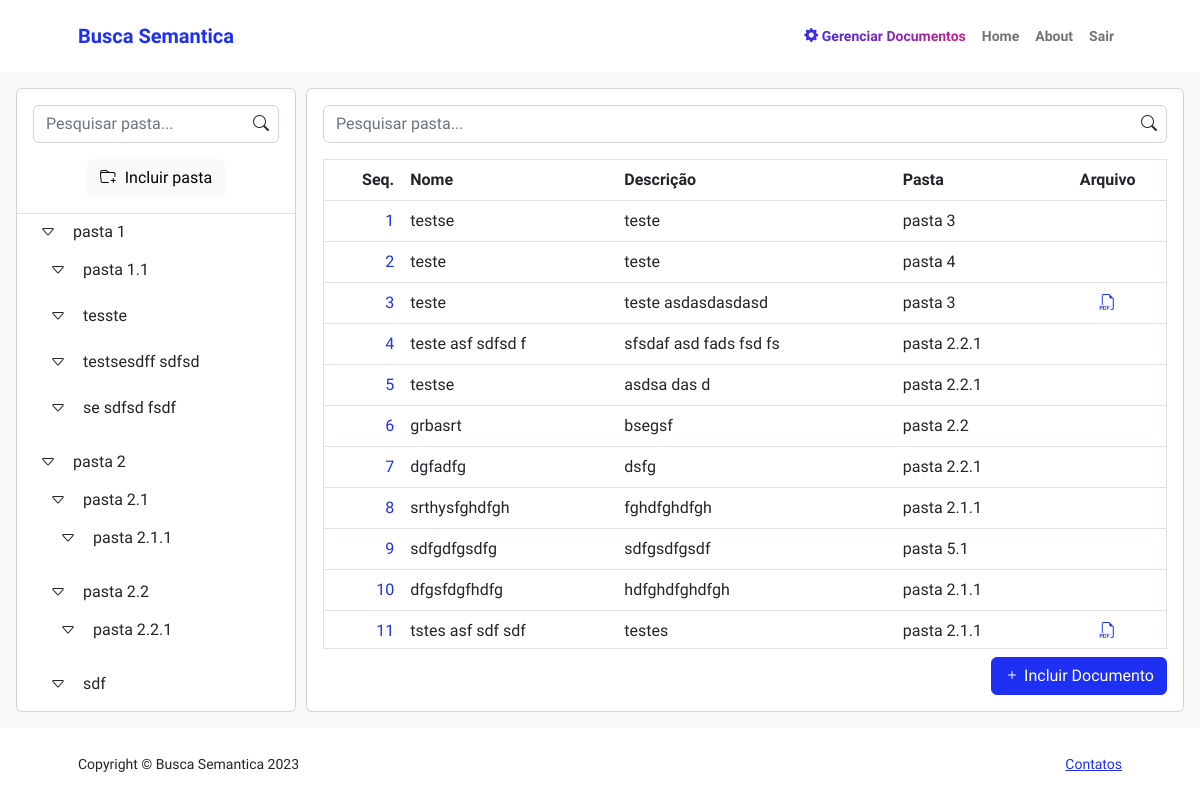
Page /documents/ (signed in) on the committed database.
### documents/models.py (models this page shows, shortened)
class Folder(models.Model):
    id = models.AutoField(verbose_name="Sequência", primary_key=True, auto_created=True)
    name = models.CharField(verbose_name='Nome', max_length=50)
    id_parent_dir = models.ForeignKey('self', on_delete=models.PROTECT, null=True, blank=True)
    def __str__(self):
        return self.name
    def create_folder_tree():
        def get_child(parent):
            children = Folder.objects.all().filter(id_parent_dir=parent['id'])
            for child in children:
                if ('children' not in parent):
                    parent['children'] = []
                parent['children'].append(get_child({'id': child.id, 'name': child.name}))
            return parent
        directories = Folder.objects.all().filter(id_parent_dir=None)
        dirTree = []
        for dir in directories:
            dirTree.append(get_child({'id': dir.id, 'name': dir.name}))
        return dirTree

class File(models.Model):
    id = models.AutoField(verbose_name="Seq.", primary_key=True, auto_created=True)
    name = models.CharField(verbose_name='Nome', max_length=255)
    file = models.FileField(verbose_name='Arquivo')
    description = models.TextField(verbose_name='Descrição', max_length=255)
    id_folder = models.ForeignKey(Folder, on_delete=models.PROTECT, verbose_name='Pasta')
    dt_created = models.DateTimeField(verbose_name='Data de criação', auto_now_add=True, null=True)
    dt_updated = models.DateTimeField(verbose_name='Data de atualização', auto_now=True, null=True)
    user_created = models.ForeignKey(User, on_delete= models.CASCADE, verbose_name='Criado por: ', related_name='usuario_criacao', null=True)
    user_updated = models.ForeignKey(User, on_delete= models.CASCADE, verbose_name='Atualizado por: ', related_name='usuario_atualizacao', null=True)
    def getColumnsToGrid():
        fields = ['id','name', 'description', 'id_folder', 'file']
        newList = [ {'attname': column, 'verbose_name': str(getattr(File,column).field._verbose_name)} for column in fields if hasattr(File, column)]
        return newList

### documents/views.py (the view)
# urls.py: path('', views.document_list, name='list'),
@login_required(redirect_field_name="users:login")
def document_list(request):
    metadata = {
        'columns': File.getColumnsToGrid(),
        'content': File.objects.all()
    }
    return render(request, 'documents/list.html', {'metadata' : metadata,'formFolder': FolderForm(),'folders': Folder.create_folder_tree()})

### documents/forms.py
class FolderForm(forms.ModelForm):
    def __init__(self, *args, **kwargs):
        super(FolderForm, self).__init__(*args, **kwargs)
        self.fields['id_parent_dir'].queryset = Folder.objects.exclude(id=self.instance.pk)
    id = forms.CharField(max_length=255, widget=forms.HiddenInput(), required=False)
    name = forms.CharField(label='Nome', max_length=255)
    id_parent_dir = forms.ModelChoiceField(queryset=Folder.objects.all())
    class Meta:
        model = Folder
        exclude = []

### documents/templatetags/controllForms.py (called while the page is built)
@register.filter
def get_obj_attr(obj, attr):
    return getattr(obj, attr)

### documents/templates/documents/list.html (shortened to what this page needs)
{% extends "BuscaSemantica/base.html" %}
{% block content %}
{% load controllForms %}
<div class="p-3 bg-light h-100">
    <div class="d-flex flex-row h-100">
        <div class="card d-flex flex-column flex-shrink-0 h-100" style="margin-right: 10px; width: 280px;">
            <div class='border-bottom p-3'>
                <div class="inner-addon right-addon">
                    <input class="form-control" id="name" type="text" placeholder="Pesquisar pasta..." data-sb-validations="required" />
                </div>
                <div class='d-flex justify-content-center pt-3'>
                    <button type="button" class="btn btn-light" data-bs-toggle="modal" data-action-title="Incluir pasta" data-bs-target="#add_edit_folder">
                        <i class="bi bi-folder-plus" style="margin-right:5px"></i>
                        Incluir pasta
                    </button>
                </div>
            </div>
            <div class='overflow-auto'>
                {% include "componentes/dc-tree/dc-tree.html" with dc_tree=folders %}
            </div>
        </div>
        <div class="card d-flex flex-column flex-shrink-0 p-3 h-100" style="width: calc(100% - 290px);">
            <div class="inner-addon right-addon">
                <input class="form-control" id="name" type="text" placeholder="Pesquisar pasta..." data-sb-validations="required" />
            </div>
            <div class='py-2 w-100' id='filter-folder'>
            </div>
            <div class='overflow-auto border' style="height: calc(100% - 38px);">
                <table class="table table-hover">
                    <thead>
                    <tr>
                        {% for column in metadata.columns %}
                            {%if column.attname == 'id' %}
                                <th style="text-align: right">{{column.verbose_name}}</th>
                            {% elif column.attname == 'file' %}
                                <th scope="col" class="text-center">{{column.verbose_name}}</th>
                            {% else %}
                                <th scope="col">{{column.verbose_name}}</th>
                            {% endif %}
                        {% endfor %}
                    </tr>
                    </thead>
                    <tbody>
                        {% for row in metadata.content %}
                            <tr>
                                {% for column in metadata.columns %}
                                    {%if column.attname == 'id' %}
                                        <td style="text-align: right">
                                            <a class="nav-link text-primary d-flex flex-row justify-content-end " href="{% url 'documents:edit' row.id %}">
                                                <span>{{row|get_obj_attr:column.attname}} </span>
                                            </a>
                                        </td>
                                    {% elif column.attname == 'file' %}
                                        <td class="text-center">
                                            {%if row|get_obj_attr:column.attname %}
                                                <a href="/media/{{row|get_obj_attr:column.attname}}" download>
                                                    <i class="bi bi-filetype-pdf"></i>
                                                </a>
                                            {% endif %}
                                            </td>
                                    {% else %}
                                        <td>{{row|get_obj_attr:column.attname}} </td>
                                    {% endif %}
                                {% endfor %}
                            </tr>
                        {% endfor %}
                    </tbody>
                </table>
            </div>
            <div class="d-flex flex-row  flex-row-reverse pt-2">
                <a href="{% url 'documents:add' %}" class="btn btn-primary text-nowrap" tabindex="-1" role="button" aria-disabled="true"> <i class="bi bi-plus"></i>  <span class="text-nowrap">Incluir Documento</span></a>
            </div>
        </div>
    </div>
</div>
{% endblock %}

### BuscaSemantica/templates/componentes/dc-tree/dc-tree-item.html
    {% for child in item %}
        <li class="mb-1" style='margin-left:10px'  data-id="{{child.id}}" >
            <div class="dropdown-context-menu" data-option='#context-menu-folder'>
                <button class="btn btn-toggle align-items-center rounded " data-bs-toggle="collapse" data-bs-target="#folder-{{child.id}}" aria-expanded="false">
                    <i class="bi bi-caret-right"></i>
                </button>
                <span role="button" class='selection-element folder' data-selection=".folder" data-id="{{child.id}}" >{{child.name}}</span>
            </div>
            <div class="collapse show" id="folder-{{child.id}}">
                <ul class="list-unstyled btn-toggle-nav fw-normal pb-1">
                {% if child.children is not None %}
                    {%include "componentes/dc-tree/dc-tree-item.html" with item=child.children %}
                {% endif %}
                </ul>
            </div>
        </li>
    {% endfor %}

### rows in the picture
Folder: name "pasta 1"
Folder: name "pasta 1.1"
Folder: name "tesste"
Folder: name "testsesdff sdfsd"
Folder: name "se sdfsd fsdf"
Folder: name "pasta 2"
Folder: name "pasta 2.1"
Folder: name "pasta 2.1.1"
Folder: name "pasta 2.2"
Folder: name "pasta 2.2.1"
Folder: name "sdf"
File: columns "1", columns "testse" "teste" "pasta 3"
File: columns "2", columns "teste" "teste" "pasta 4"
File: columns "3", columns "teste" "teste asdasdasdasd" "pasta 3"
File: columns "4", columns "teste asf sdfsd f" "sfsdaf asd fads fsd fs" "pasta 2.2.1"
File: columns "5", columns "testse" "asdsa das d" "pasta 2.2.1"
File: columns "6", columns "grbasrt" "bsegsf" "pasta 2.2"
File: columns "7", columns "dgfadfg" "dsfg" "pasta 2.2.1"
File: columns "8", columns "srthysfghdfgh" "fghdfghdfgh" "pasta 2.1.1"
File: columns "9", columns "sdfgdfgsdfg" "sdfgsdfgsdf" "pasta 5.1"
File: columns "10", columns "dfgsfdgfhdfg" "hdfghdfghdfgh" "pasta 2.1.1"
File: columns "11", columns "tstes asf sdf sdf" "testes" "pasta 2.1.1"

### other values in the picture
{{ column.verbose_name }} "Seq."
{{ column.verbose_name }} "Nome" "Descrição" "Pasta"
{{ column.verbose_name }} "Arquivo"
